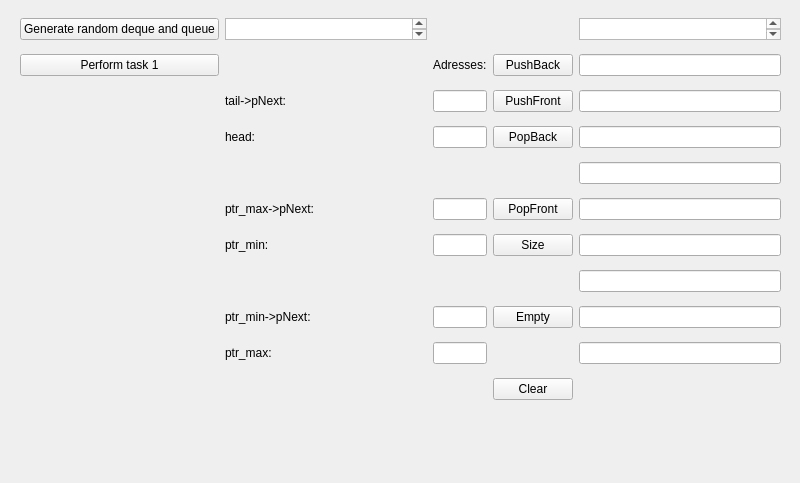
<?xml version="1.0" encoding="UTF-8"?>
<ui version="4.0">
 <class>MainWindow</class>
 <widget class="QMainWindow" name="MainWindow">
  <property name="geometry">
   <rect>
    <x>0</x>
    <y>0</y>
    <width>800</width>
    <height>483</height>
   </rect>
  </property>
  <property name="windowTitle">
   <string>MainWindow</string>
  </property>
  <widget class="QWidget" name="centralwidget">
   <widget class="QWidget" name="gridLayoutWidget">
    <property name="geometry">
     <rect>
      <x>20</x>
      <y>10</y>
      <width>761</width>
      <height>401</height>
     </rect>
    </property>
    <layout class="QGridLayout" name="gridLayout">
     <item row="0" column="3">
      <spacer name="horizontalSpacer">
       <property name="orientation">
        <enum>Qt::Horizontal</enum>
       </property>
       <property name="sizeHint" stdset="0">
        <size>
         <width>40</width>
         <height>20</height>
        </size>
       </property>
      </spacer>
     </item>
     <item row="3" column="3">
      <widget class="QPushButton" name="pushButton_5">
       <property name="text">
        <string>PopBack</string>
       </property>
      </widget>
     </item>
     <item row="2" column="1">
      <widget class="QLabel" name="label">
       <property name="text">
        <string>tail-&gt;pNext:</string>
       </property>
      </widget>
     </item>
     <item row="3" column="1">
      <widget class="QLabel" name="label_2">
       <property name="text">
        <string>head:</string>
       </property>
      </widget>
     </item>
     <item row="5" column="1">
      <widget class="QLabel" name="label_3">
       <property name="text">
        <string>ptr_max-&gt;pNext:</string>
       </property>
      </widget>
     </item>
     <item row="2" column="2">
      <widget class="QLineEdit" name="lineEdit_3"/>
     </item>
     <item row="6" column="3">
      <widget class="QPushButton" name="pushButton_7">
       <property name="text">
        <string>Size</string>
       </property>
      </widget>
     </item>
     <item row="10" column="1">
      <widget class="QLabel" name="label_6">
       <property name="text">
        <string>ptr_max:</string>
       </property>
      </widget>
     </item>
     <item row="1" column="4">
      <widget class="QLineEdit" name="lineEdit_9"/>
     </item>
     <item row="0" column="1">
      <widget class="QTextEdit" name="textEdit">
       <property name="minimumSize">
        <size>
         <width>0</width>
         <height>22</height>
        </size>
       </property>
       <property name="maximumSize">
        <size>
         <width>16777215</width>
         <height>22</height>
        </size>
       </property>
      </widget>
     </item>
     <item row="5" column="4">
      <widget class="QLineEdit" name="lineEdit_12"/>
     </item>
     <item row="4" column="4">
      <widget class="QLineEdit" name="lineEdit"/>
     </item>
     <item row="5" column="2">
      <widget class="QLineEdit" name="lineEdit_5"/>
     </item>
     <item row="2" column="3">
      <widget class="QPushButton" name="pushButton_4">
       <property name="text">
        <string>PushFront</string>
       </property>
      </widget>
     </item>
     <item row="0" column="4">
      <widget class="QTextEdit" name="textEdit_2">
       <property name="maximumSize">
        <size>
         <width>16777215</width>
         <height>22</height>
        </size>
       </property>
      </widget>
     </item>
     <item row="3" column="2">
      <widget class="QLineEdit" name="lineEdit_4"/>
     </item>
     <item row="8" column="3">
      <widget class="QPushButton" name="pushButton_8">
       <property name="text">
        <string>Empty</string>
       </property>
      </widget>
     </item>
     <item row="8" column="1">
      <widget class="QLabel" name="label_5">
       <property name="text">
        <string>ptr_min-&gt;pNext:</string>
       </property>
      </widget>
     </item>
     <item row="6" column="1">
      <widget class="QLabel" name="label_4">
       <property name="text">
        <string>ptr_min:</string>
       </property>
      </widget>
     </item>
     <item row="1" column="3">
      <widget class="QPushButton" name="pushButton_3">
       <property name="text">
        <string>PushBack</string>
       </property>
      </widget>
     </item>
     <item row="6" column="4">
      <widget class="QLineEdit" name="lineEdit_13"/>
     </item>
     <item row="8" column="2">
      <widget class="QLineEdit" name="lineEdit_7"/>
     </item>
     <item row="6" column="2">
      <widget class="QLineEdit" name="lineEdit_6"/>
     </item>
     <item row="3" column="4">
      <widget class="QLineEdit" name="lineEdit_11"/>
     </item>
     <item row="10" column="4">
      <widget class="QLineEdit" name="lineEdit_15"/>
     </item>
     <item row="0" column="0">
      <widget class="QPushButton" name="pushButton">
       <property name="text">
        <string>Generate random deque and queue</string>
       </property>
      </widget>
     </item>
     <item row="5" column="3">
      <widget class="QPushButton" name="pushButton_6">
       <property name="text">
        <string>PopFront</string>
       </property>
      </widget>
     </item>
     <item row="1" column="0">
      <widget class="QPushButton" name="pushButton_2">
       <property name="text">
        <string>Perform task 1</string>
       </property>
      </widget>
     </item>
     <item row="8" column="4">
      <widget class="QLineEdit" name="lineEdit_14"/>
     </item>
     <item row="7" column="4">
      <widget class="QLineEdit" name="lineEdit_2"/>
     </item>
     <item row="10" column="2">
      <widget class="QLineEdit" name="lineEdit_8"/>
     </item>
     <item row="1" column="2">
      <widget class="QLabel" name="label_7">
       <property name="text">
        <string>Adresses:</string>
       </property>
      </widget>
     </item>
     <item row="2" column="4">
      <widget class="QLineEdit" name="lineEdit_10"/>
     </item>
     <item row="11" column="3">
      <widget class="QPushButton" name="pushButton_9">
       <property name="text">
        <string>Clear</string>
       </property>
      </widget>
     </item>
    </layout>
   </widget>
  </widget>
  <widget class="QMenuBar" name="menubar">
   <property name="geometry">
    <rect>
     <x>0</x>
     <y>0</y>
     <width>800</width>
     <height>22</height>
    </rect>
   </property>
  </widget>
 </widget>
 <resources/>
 <connections/>
</ui>
